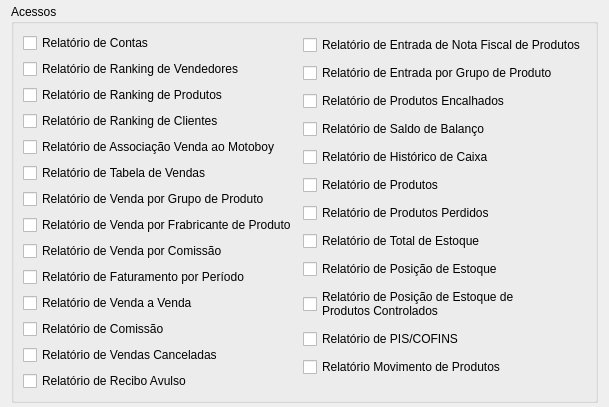
        <widget class="QWidget" name="tab">
         <attribute name="title">
          <string>&amp;Relatórios</string>
         </attribute>
         <layout class="QGridLayout" name="gridLayout_5">
          <property name="topMargin">
           <number>4</number>
          </property>
          <property name="bottomMargin">
           <number>4</number>
          </property>
          <item row="0" column="0">
           <widget class="QGroupBox" name="groupBox_3">
            <property name="title">
             <string>Acessos</string>
            </property>
            <layout class="QGridLayout" name="gridLayout_6">
             <item row="0" column="0">
              <layout class="QVBoxLayout" name="verticalLayout_8">
               <item>
                <widget class="QCheckBox" name="checkBoxAccountTypeReport">
                 <property name="text">
                  <string>Relatório de Contas</string>
                 </property>
                </widget>
               </item>
               <item>
                <widget class="QCheckBox" name="checkBoxSellersRankingReport">
                 <property name="text">
                  <string>Relatório de Ranking de Vendedores</string>
                 </property>
                </widget>
               </item>
               <item>
                <widget class="QCheckBox" name="checkBoxProductRankingReport">
                 <property name="text">
                  <string>Relatório de Ranking de Produtos</string>
                 </property>
                </widget>
               </item>
               <item>
                <widget class="QCheckBox" name="checkBoxClientRankingReport">
                 <property name="text">
                  <string>Relatório de Ranking de Clientes</string>
                 </property>
                </widget>
               </item>
               <item>
                <widget class="QCheckBox" name="checkBoxSellDeliveryRegister">
                 <property name="text">
                  <string>Relatório de Associação Venda ao Motoboy</string>
                 </property>
                </widget>
               </item>
               <item>
                <widget class="QCheckBox" name="checkBoxTableSells">
                 <property name="text">
                  <string>Relatório de Tabela de Vendas</string>
                 </property>
                </widget>
               </item>
               <item>
                <widget class="QCheckBox" name="checkBoxGroupSellReport">
                 <property name="text">
                  <string>Relatório de Venda por Grupo de Produto</string>
                 </property>
                </widget>
               </item>
               <item>
                <widget class="QCheckBox" name="checkBoxManufacturerSellReport">
                 <property name="text">
                  <string>Relatório de Venda por Frabricante de Produto</string>
                 </property>
                </widget>
               </item>
               <item>
                <widget class="QCheckBox" name="checkBoxCommissionSellReport">
                 <property name="text">
                  <string>Relatório de Venda por Comissão</string>
                 </property>
                </widget>
               </item>
               <item>
                <widget class="QCheckBox" name="checkBoxSellManageReport">
                 <property name="text">
                  <string>Relatório de Faturamento por Período</string>
                 </property>
                </widget>
               </item>
               <item>
                <widget class="QCheckBox" name="checkBoxSellbySellReport">
                 <property name="text">
                  <string>Relatório de Venda a Venda</string>
                 </property>
                </widget>
               </item>
               <item>
                <widget class="QCheckBox" name="checkBoxComissionReport">
                 <property name="text">
                  <string>Relatório de Comissão</string>
                 </property>
                </widget>
               </item>
               <item>
                <widget class="QCheckBox" name="checkBoxSaleCanceled">
                 <property name="text">
                  <string>Relatório de Vendas Canceladas</string>
                 </property>
                </widget>
               </item>
               <item>
                <widget class="QCheckBox" name="checkBoxReceiptLooseReport">
                 <property name="text">
                  <string>Relatório de Recibo Avulso</string>
                 </property>
                </widget>
               </item>
              </layout>
             </item>
             <item row="0" column="1">
              <layout class="QVBoxLayout" name="verticalLayout_9">
               <item>
                <widget class="QCheckBox" name="checkBoxProductEntranceReport">
                 <property name="text">
                  <string>Relatório de Entrada de Nota Fiscal de Produtos</string>
                 </property>
                </widget>
               </item>
               <item>
                <widget class="QCheckBox" name="checkBoxGroupEntranceReport">
                 <property name="text">
                  <string>Relatório de Entrada por Grupo de Produto</string>
                 </property>
                </widget>
               </item>
               <item>
                <widget class="QCheckBox" name="checkBoxStationaryProductsReport">
                 <property name="text">
                  <string>Relatório de Produtos Encalhados</string>
                 </property>
                </widget>
               </item>
               <item>
                <widget class="QCheckBox" name="checkBoxBalanceReport">
                 <property name="text">
                  <string>Relatório de Saldo de Balanço</string>
                 </property>
                </widget>
               </item>
               <item>
                <widget class="QCheckBox" name="checkBoxCashierHistoryReport">
                 <property name="text">
                  <string>Relatório de Histórico de Caixa</string>
                 </property>
                </widget>
               </item>
               <item>
                <widget class="QCheckBox" name="checkBoxProductReport">
                 <property name="text">
                  <string>Relatório de Produtos</string>
                 </property>
                </widget>
               </item>
               <item>
                <widget class="QCheckBox" name="checkBoxProductLostReport">
                 <property name="text">
                  <string>Relatório de Produtos Perdidos</string>
                 </property>
                </widget>
               </item>
               <item>
                <widget class="QCheckBox" name="checkBoxTotalStock">
                 <property name="text">
                  <string>Relatório de Total de Estoque</string>
                 </property>
                </widget>
               </item>
               <item>
                <widget class="QCheckBox" name="checkBoxStockPositionReport">
                 <property name="text">
                  <string>Relatório de Posição de Estoque</string>
                 </property>
                </widget>
               </item>
               <item>
                <widget class="QCheckBox" name="checkBoxStockPositionAnvisaReport">
                 <property name="text">
                  <string>Relatório de Posição de Estoque de
Produtos Controlados</string>
                 </property>
                </widget>
               </item>
               <item>
                <widget class="QCheckBox" name="checkBoxPisCofinsReport">
                 <property name="text">
                  <string>Relatório de PIS/COFINS</string>
                 </property>
                </widget>
               </item>
               <item>
                <widget class="QCheckBox" name="checkBoxMovementProduct">
                 <property name="text">
                  <string>Relatório Movimento de Produtos</string>
                 </property>
                </widget>
               </item>
              </layout>
             </item>
            </layout>
           </widget>
          </item>
         </layout>
        </widget>
